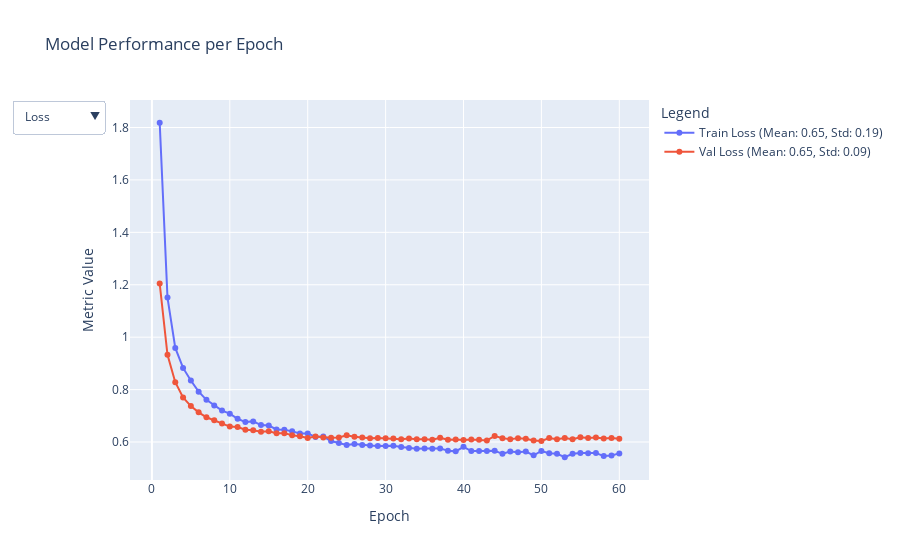

Here is the notebook cell this chart was saved with:
### Markdown cell above
### Model Evaluation

### Code cell
# Evaluation train and validation results

scatter_plot_metrics('experiments/EfficientNetB0_TL/history/train.csv', 'experiments/EfficientNetB0_TL/history/val.csv')
